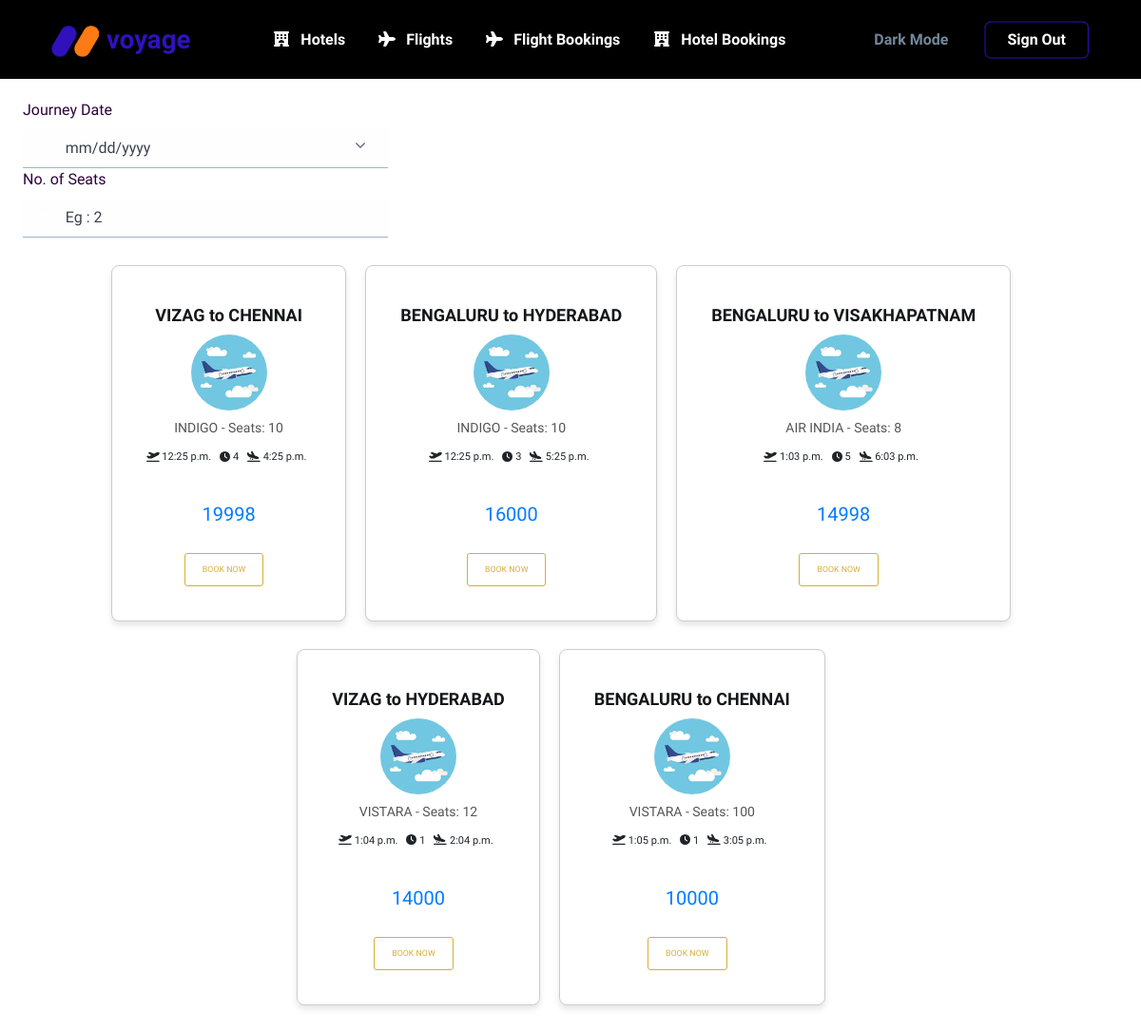
/flight/ (signed in), run on the app's committed database.
### home/models.py (models this page shows, shortened)
class Flights(models.Model):
    source = models.CharField(max_length=200)
    destination = models.CharField(max_length=200)
    flight_name = models.CharField(max_length=200)
    flight_num = models.CharField(max_length=10)
    eprice = models.IntegerField(null=True)
    dept_time = models.TimeField(auto_now=False, auto_now_add=False)
    dest_time = models.TimeField(auto_now=False, auto_now_add=False)
    journey_time = models.IntegerField(null=True)
    company = models.CharField(max_length=15, default=" ")
    seats = models.IntegerField()

### home/views.py (the view)
# urls.py: path('flight/', views.allFlights, name='allFlights'),
@login_required
def allFlights(request):
    flights = Flights.objects.all()
    response = {"Flights": flights, "Page": "All Flights"}
    return render(request, "home/flights.html", response)

### templates/home/flights.html (shortened to what this page needs)
{% extends 'base.html' %}
{% load static %}
{% block css %}
<link href="{% static 'assets/css/flights.css' %}" rel="stylesheet" />
{% endblock %}
{% block content %}
<section class="mt-7 py-0">
  <main>
    <div class="fcontainer card-container">
      <section class="rooms-section">
        {% if Page == 'All Flights' %}
        <div class="col-4">
          <div class="input-group-icon">
            <label class="form-label darkw" for="inputJourneyDate">Journey Date</label>
            <input required class="form-control input-box form-voyage-control" id="inputDateThree" type="date"
              name="date" />
          </div>
        </div>
          <div class="col-4">
            <label class="form-label darkw" for="inputPeopleTwo">No. of Seats</label>
            <div class="input-group-icon">
              <input class="form-control input-box form-voyage-control" id="inputPeopleTwo" type="text" required
                name="seats" placeholder="Eg : 2" /><span
                class="nav-link-icon text-800 fs--1 input-box-icon"><i class="fas fa-map-marker-alt"></i></span>
            </div>
          </div>
{% endif %}
        <div class="frow center-lg">
{% if Flights %}
          {% for flight in Flights %}
          <div class="rooms fcol fcol-4 card mt-4">
            <div class="card-body">
              <div class="card-graphic">
                <img src="{% static 'assets\img\cc33e6304b84c490b8c5192fdbb6e29d.jpg' %}">
              </div>
              <h3 class="flight-info">
                {{ flight.flight_name }} - Seats: {{ flight.seats }}
              </h3>
              <h3 class="room-title">{{ flight.source }} to {{ flight.destination }}</h3>
              <div class="details-fcontainer">
                <p class="list-text">
                  <i class="fas fa-plane-departure"></i>  {{ flight.dept_time }}
                </p>
                <p class="list-text">
                  <i class="fas fa-clock"></i>  {{ flight.journey_time }}
                </p>
                <p class="list-text">
                  <i class="fas fa-plane-arrival"></i> {{ flight.dest_time }}
                </p>
              </div>
              <p class="amount-text">{{ flight.eprice }}</p>
              <div class="buttons-fcontainer">
                <form action="{% url 'app:bookflight' %}" onsubmit=" return DoSubmit(); " method="post">
                  {% if Page == 'Booked Flights' %}
                  <button class="fbtn fbtn-ghost" disabled>Booked</button>
                  {% else %}
                  <button class="fbtn fbtn-ghost">Book Now</button>
                  {% endif %}
                </form>
              </div>
            </div>
          </div>
          {% endfor %}
          {% else %}
          <div class="position-relative">
            <p class="no">No Bookings</p>
        </div>
            {% endif %}
        </div>
      </section>
    </div>
  </main>
</section>
{% endblock %}

### static/assets/css/flights.css (style rules this page uses)
.fcontainer { max-width: 1230px; margin: 0 auto; padding: 1.5rem; }
.frow { display: flex; flex-wrap: wrap; }
.center-lg { justify-content: center; }
.list-text { display: inline-block; font-size: 69%; }
.fbtn { border-radius: 3px; border: 1px solid #D4AF37; text-transform: uppercase; font-size: 55%; padding: 10px 18px; font-weight: 400; text-decoration: none; transition: all 0.3s; margin-right: 10px; }
.fbtn-ghost { color: #D4AF37; background-color: #fff; }
.rooms-section { padding: 0 0 40px; }
.room-title { font-size: 90%; font-weight: 600; margin: 15px 0 12px; }
.details-fcontainer { display: inline-block; }
.details-fcontainer p { margin-right: 5px; }
.amount-text { font-size: 85%; margin-top: 15px; font-weight: 500; }
.buttons-fcontainer { margin-top: 20px; }
.card-body { display: flex; flex-direction: column; align-items: center; text-align: center; }
.room-title { font-size: 90%; font-weight: 600; margin: 1px 0 12px; order: -1; }

### templates/base.html (style rules this page uses)
:root { --text-color-light: #2D033B; --bg-color-light: #DFCCFB; --text-color-dark: #DFCCFB; --bg-color-dark: #440065; }
body { color: var(--text-color-light) !important; background-color: #fff; }
.nav-link-text,.nav-link-icon { color: #fff !important; }

### templates/home/flights.html (style rules this page uses)
.card-container { display: flex; overflow-x: auto; }
.card { flex: 0 0 auto; margin-right: 20px; padding: 20px; border: 1px solid #ccc; border-radius: 8px; box-shadow: 0 4px 6px rgba(0, 0, 0, 0.1); background-color: #fff; transition: transform 0.3s ease-in-out; }
.card-body { display: flex; align-items: center; flex-direction: column; text-align: center; }
.card-graphic { flex: 0 0 auto; margin-bottom: 10px; width: 80px; height: 80px; border-radius: 50%; overflow: hidden; }
.card-graphic img { width: 100%; height: 100%; object-fit: cover; }
.flight-info { font-size: 14px; font-weight: 500; color: #555; }
.room-title { margin: 5px 0 10px; font-size: 18px; }
.details-fcontainer { margin-bottom: 10px; }
.amount-text { margin-top: 10px; font-size: 20px; color: #007bff; }
.buttons-fcontainer { margin-top: 10px; }

### data on the page
Flights: flight_name "INDIGO", seats "10", source "VIZAG", destination "CHENNAI", dept_time "12:25 p.m.", journey_time "4", dest_time "4:25 p.m.", eprice "19998"
Flights: flight_name "INDIGO", seats "10", source "BENGALURU", destination "HYDERABAD", dept_time "12:25 p.m.", journey_time "3", dest_time "5:25 p.m.", eprice "16000"
Flights: flight_name "AIR INDIA", seats "8", source "BENGALURU", destination "VISAKHAPATNAM", dept_time "1:03 p.m.", journey_time "5", dest_time "6:03 p.m.", eprice "14998"
Flights: flight_name "VISTARA", seats "12", source "VIZAG", destination "HYDERABAD", dept_time "1:04 p.m.", journey_time "1", dest_time "2:04 p.m.", eprice "14000"
Flights: flight_name "VISTARA", seats "100", source "BENGALURU", destination "CHENNAI", dept_time "1:05 p.m.", journey_time "1", dest_time "3:05 p.m.", eprice "10000"
